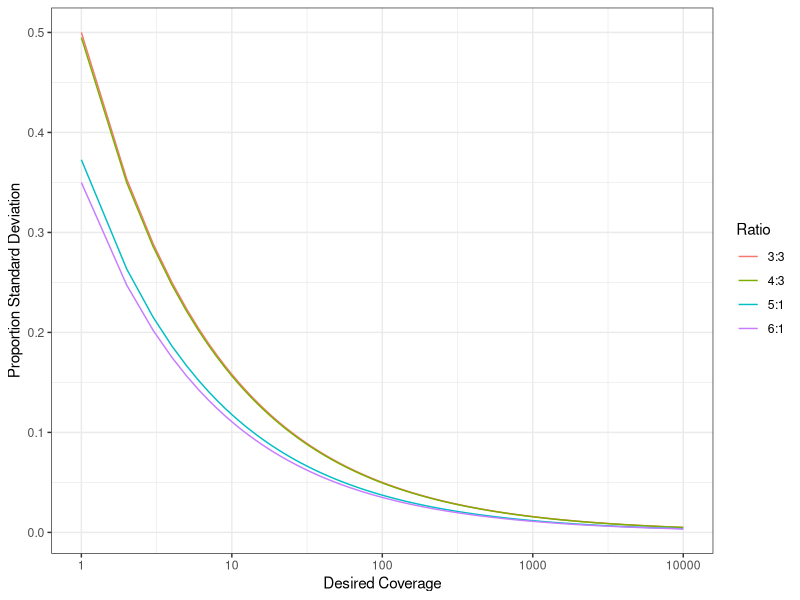

This chart was generated by the following R code:
## ---- chunk 1
library(reshape2)
library(ggplot2)
library(stringr)
library(xtable)
sessionInfo()
## ---- chunk 2
coverage <- c(1:500,seq(from = 510, to = 10000, by = 10))
ratio_levels <- c("x6:1","x5:1","x4:3","x3:3")
power_df <- data.frame(coverage)
ratios <-c(6/7,5/6,4/7,3/6)
for(i in 1:4){
  power_cal <- sqrt((ratios[i]*(1-ratios[i])/coverage))
  power_df[,ratio_levels[i]] <- power_cal                  
}
power_dfm <- melt(power_df, id = "coverage")
power_dfm$Ratio <- str_replace(power_dfm$variable, "x","")
## ---- chunk 3
ggplot(power_dfm) + geom_line(aes(x = coverage, y = value, color = Ratio)) + scale_x_log10() + labs(x = "Desired Coverage", y = "Proportion Standard Deviation") + theme_bw()
## ---- chunk 4
pwr <-function(n.copy,prob=.95){
  p<-(1:(n.copy-1))/n.copy
  N<-p
  for(i in 1:length(p)){
    n<-0;t.prob<-0
    while(t.prob<prob){
      n<-n+20
      t.prob<-pbinom(min(round((p[i]+.5/n.copy)*n),n),n,p[i])-pbinom(max(round((p[i]-.5/n.copy)*n)-1,0),n,p[i])
      #print(c(n,t.prob))
    }
    while(t.prob>prob){
      n<-n-1
      t.prob<-pbinom(min(floor((p[i]+.5/n.copy)*n),n),n,p[i])-pbinom(max(ceiling((p[i]-.5/n.copy)*n)-1,0),n,p[i])
    }
    N[i]<-n+1
  }
  names(N)<-paste(1:(n.copy-1),(n.copy-1):1,sep=":")
  N
}
pwr_df <- data.frame()
for(i in 6:7){
    cov <- pwr(i)
    pwr_df <- rbind(pwr_df, data.frame(gene_copies = i, base_ratio = names(cov), coverage = cov))
}
colnames(pwr_df) <- c("Gene Copies", "Abundant Base Ratios","Desired Coverage")                                  
## ---- chunk 5
coverage_table <- xtable(pwr_df, caption = "Desired coverage for consensus abundant base ratios",
                         align = c("c","c","c","c"), digits = 3)
print.xtable(coverage_table, type = "html", caption.placement = "top", include.rownames=FALSE)
